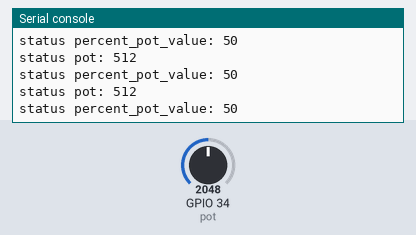
Simulated run of this program. Board: ESP32 board running MicroPython. On the bench: the last lines printed to the serial console. The inputs (shaded band) are chosen by the test bench; at power-on: GPIO 34 (pot) = 2048 (analog values on the 0–4095 scale).

Above: at 1.2 s.
1.3 s: GPIO 34 (pot) set to 2866
At 1.31 s:
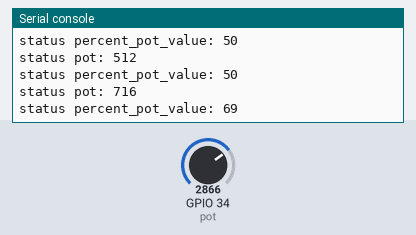
2.8 s: GPIO 34 (pot) set to 3603
At 3.12 s:
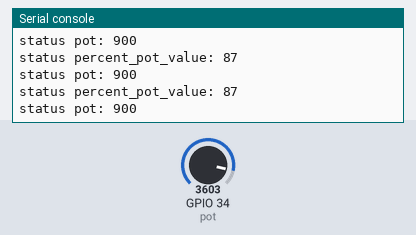
Timing chart, 0 to 5.8 s (numbered marks = the images above; inputs shaded):
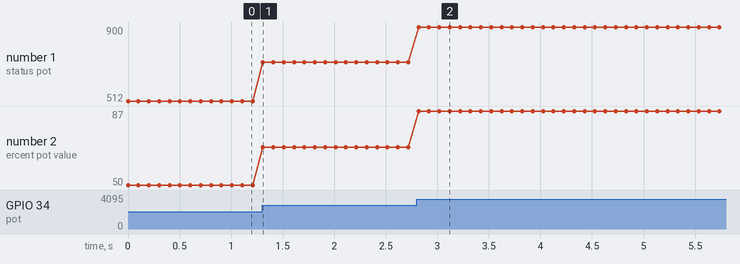

Measured:
- after the input at 1.3 s, the serial console: prints a new line at once (image 1)
- after the input at 2.8 s, the serial console: prints a new line at once (image 2)
- plotted number 1: 512 → 716 after the input at 1.3 s, 716 → 900 after the input at 2.8 s
- plotted number 2: 50 → 69 after the input at 1.3 s, 69 → 87 after the input at 2.8 s

The program:

lab_13_ADC.py
```python
from machine import Pin, ADC
from time import sleep

#Configure ADC for ESP32
pot = ADC(Pin(34))
pot.width(ADC.WIDTH_10BIT)
pot.atten(ADC.ATTN_11DB)

while True:
	pot_value = pot.read()
	print(f'status pot: {pot_value}')
	percent_pot_value = int((100*pot_value)/1023)
	print(f'status percent_pot_value: {percent_pot_value}')
	sleep(0.1)
```
